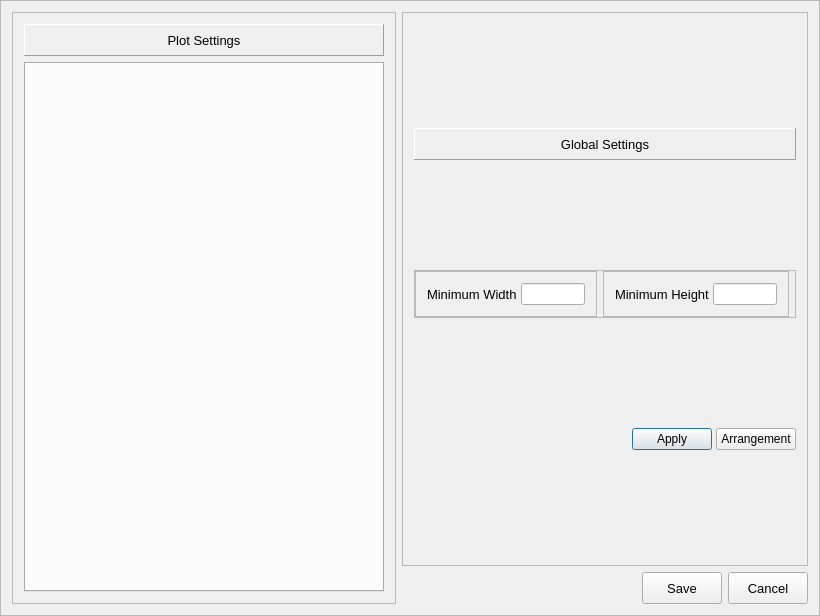
<?xml version="1.0" encoding="UTF-8"?>
<ui version="4.0">
 <class>PlotEditorDialog</class>
 <widget class="QDialog" name="PlotEditorDialog">
  <property name="geometry">
   <rect>
    <x>0</x>
    <y>0</y>
    <width>820</width>
    <height>616</height>
   </rect>
  </property>
  <property name="windowTitle">
   <string>Plot Editor</string>
  </property>
  <layout class="QVBoxLayout" name="verticalLayout">
   <property name="leftMargin">
    <number>0</number>
   </property>
   <property name="topMargin">
    <number>0</number>
   </property>
   <property name="rightMargin">
    <number>0</number>
   </property>
   <property name="bottomMargin">
    <number>0</number>
   </property>
   <item>
    <widget class="QScrollArea" name="scrollArea">
     <property name="widgetResizable">
      <bool>true</bool>
     </property>
     <widget class="QWidget" name="scrollAreaWidgetContents">
      <property name="geometry">
       <rect>
        <x>0</x>
        <y>0</y>
        <width>818</width>
        <height>614</height>
       </rect>
      </property>
      <layout class="QGridLayout" name="gridLayout">
       <item row="0" column="1">
        <widget class="QFrame" name="frame_globalSettings">
         <property name="sizePolicy">
          <sizepolicy hsizetype="MinimumExpanding" vsizetype="MinimumExpanding">
           <horstretch>0</horstretch>
           <verstretch>0</verstretch>
          </sizepolicy>
         </property>
         <property name="autoFillBackground">
          <bool>true</bool>
         </property>
         <property name="frameShape">
          <enum>QFrame::StyledPanel</enum>
         </property>
         <property name="frameShadow">
          <enum>QFrame::Plain</enum>
         </property>
         <layout class="QVBoxLayout" name="verticalLayout_globalSettings">
          <item>
           <widget class="QLabel" name="label_globalSettings">
            <property name="sizePolicy">
             <sizepolicy hsizetype="Preferred" vsizetype="Fixed">
              <horstretch>0</horstretch>
              <verstretch>0</verstretch>
             </sizepolicy>
            </property>
            <property name="minimumSize">
             <size>
              <width>0</width>
              <height>32</height>
             </size>
            </property>
            <property name="maximumSize">
             <size>
              <width>16777215</width>
              <height>32</height>
             </size>
            </property>
            <property name="font">
             <font>
              <pointsize>10</pointsize>
             </font>
            </property>
            <property name="frameShape">
             <enum>QFrame::Panel</enum>
            </property>
            <property name="frameShadow">
             <enum>QFrame::Raised</enum>
            </property>
            <property name="text">
             <string>Global Settings</string>
            </property>
            <property name="alignment">
             <set>Qt::AlignCenter</set>
            </property>
           </widget>
          </item>
          <item>
           <widget class="QFrame" name="frame_globalSettings_minSize">
            <property name="sizePolicy">
             <sizepolicy hsizetype="Preferred" vsizetype="Fixed">
              <horstretch>0</horstretch>
              <verstretch>0</verstretch>
             </sizepolicy>
            </property>
            <property name="frameShape">
             <enum>QFrame::StyledPanel</enum>
            </property>
            <property name="frameShadow">
             <enum>QFrame::Plain</enum>
            </property>
            <layout class="QHBoxLayout" name="horizontalLayout_globalSettings_minSize">
             <property name="leftMargin">
              <number>0</number>
             </property>
             <property name="topMargin">
              <number>0</number>
             </property>
             <property name="rightMargin">
              <number>0</number>
             </property>
             <property name="bottomMargin">
              <number>0</number>
             </property>
             <item>
              <widget class="QFrame" name="frame_plotMinWidth">
               <property name="sizePolicy">
                <sizepolicy hsizetype="Fixed" vsizetype="Preferred">
                 <horstretch>0</horstretch>
                 <verstretch>0</verstretch>
                </sizepolicy>
               </property>
               <property name="frameShape">
                <enum>QFrame::StyledPanel</enum>
               </property>
               <property name="frameShadow">
                <enum>QFrame::Raised</enum>
               </property>
               <layout class="QHBoxLayout" name="horizontalLayout_plotMinWidth">
                <property name="spacing">
                 <number>4</number>
                </property>
                <item>
                 <widget class="QLabel" name="label_plotMinWidth">
                  <property name="sizePolicy">
                   <sizepolicy hsizetype="Fixed" vsizetype="Preferred">
                    <horstretch>0</horstretch>
                    <verstretch>0</verstretch>
                   </sizepolicy>
                  </property>
                  <property name="minimumSize">
                   <size>
                    <width>89</width>
                    <height>0</height>
                   </size>
                  </property>
                  <property name="font">
                   <font>
                    <pointsize>10</pointsize>
                   </font>
                  </property>
                  <property name="text">
                   <string>Minimum Width</string>
                  </property>
                 </widget>
                </item>
                <item>
                 <widget class="QLineEdit" name="lineEdit_plotMinWidth">
                  <property name="sizePolicy">
                   <sizepolicy hsizetype="Fixed" vsizetype="Fixed">
                    <horstretch>0</horstretch>
                    <verstretch>0</verstretch>
                   </sizepolicy>
                  </property>
                  <property name="minimumSize">
                   <size>
                    <width>64</width>
                    <height>0</height>
                   </size>
                  </property>
                  <property name="maximumSize">
                   <size>
                    <width>64</width>
                    <height>16777215</height>
                   </size>
                  </property>
                  <property name="text">
                   <string/>
                  </property>
                 </widget>
                </item>
               </layout>
              </widget>
             </item>
             <item>
              <widget class="QFrame" name="frame_plotMinHeight">
               <property name="sizePolicy">
                <sizepolicy hsizetype="Fixed" vsizetype="Preferred">
                 <horstretch>0</horstretch>
                 <verstretch>0</verstretch>
                </sizepolicy>
               </property>
               <property name="frameShape">
                <enum>QFrame::StyledPanel</enum>
               </property>
               <property name="frameShadow">
                <enum>QFrame::Raised</enum>
               </property>
               <layout class="QHBoxLayout" name="horizontalLayout_plotMinHeight">
                <property name="spacing">
                 <number>4</number>
                </property>
                <item>
                 <widget class="QLabel" name="label_plotMinHeight">
                  <property name="sizePolicy">
                   <sizepolicy hsizetype="Fixed" vsizetype="Preferred">
                    <horstretch>0</horstretch>
                    <verstretch>0</verstretch>
                   </sizepolicy>
                  </property>
                  <property name="minimumSize">
                   <size>
                    <width>91</width>
                    <height>0</height>
                   </size>
                  </property>
                  <property name="font">
                   <font>
                    <pointsize>10</pointsize>
                   </font>
                  </property>
                  <property name="text">
                   <string>Minimum Height</string>
                  </property>
                 </widget>
                </item>
                <item>
                 <widget class="QLineEdit" name="lineEdit_plotMinHeight">
                  <property name="sizePolicy">
                   <sizepolicy hsizetype="Fixed" vsizetype="Fixed">
                    <horstretch>0</horstretch>
                    <verstretch>0</verstretch>
                   </sizepolicy>
                  </property>
                  <property name="minimumSize">
                   <size>
                    <width>64</width>
                    <height>0</height>
                   </size>
                  </property>
                  <property name="maximumSize">
                   <size>
                    <width>64</width>
                    <height>16777215</height>
                   </size>
                  </property>
                  <property name="text">
                   <string/>
                  </property>
                 </widget>
                </item>
               </layout>
              </widget>
             </item>
             <item>
              <spacer name="horizontalSpacer">
               <property name="orientation">
                <enum>Qt::Horizontal</enum>
               </property>
               <property name="sizeHint" stdset="0">
                <size>
                 <width>0</width>
                 <height>0</height>
                </size>
               </property>
              </spacer>
             </item>
            </layout>
           </widget>
          </item>
          <item>
           <widget class="QFrame" name="frame_gridControls">
            <property name="sizePolicy">
             <sizepolicy hsizetype="Preferred" vsizetype="Fixed">
              <horstretch>0</horstretch>
              <verstretch>0</verstretch>
             </sizepolicy>
            </property>
            <property name="frameShape">
             <enum>QFrame::NoFrame</enum>
            </property>
            <property name="frameShadow">
             <enum>QFrame::Raised</enum>
            </property>
            <layout class="QHBoxLayout" name="horizontalLayout_gridControls">
             <property name="spacing">
              <number>4</number>
             </property>
             <property name="topMargin">
              <number>0</number>
             </property>
             <property name="rightMargin">
              <number>0</number>
             </property>
             <property name="bottomMargin">
              <number>0</number>
             </property>
             <item>
              <spacer name="horizontalSpacer_gridControls">
               <property name="orientation">
                <enum>Qt::Horizontal</enum>
               </property>
               <property name="sizeHint" stdset="0">
                <size>
                 <width>40</width>
                 <height>20</height>
                </size>
               </property>
              </spacer>
             </item>
             <item>
              <widget class="QLabel" name="label_arrangementSet">
               <property name="maximumSize">
                <size>
                 <width>24</width>
                 <height>24</height>
                </size>
               </property>
               <property name="scaledContents">
                <bool>true</bool>
               </property>
              </widget>
             </item>
             <item>
              <widget class="QPushButton" name="pushButton_apply">
               <property name="text">
                <string>Apply</string>
               </property>
              </widget>
             </item>
             <item>
              <widget class="QPushButton" name="pushButton_gridArrangement">
               <property name="text">
                <string>Arrangement</string>
               </property>
              </widget>
             </item>
            </layout>
           </widget>
          </item>
         </layout>
        </widget>
       </item>
       <item row="1" column="1">
        <widget class="QFrame" name="frame_controls">
         <property name="sizePolicy">
          <sizepolicy hsizetype="Preferred" vsizetype="Fixed">
           <horstretch>0</horstretch>
           <verstretch>0</verstretch>
          </sizepolicy>
         </property>
         <property name="minimumSize">
          <size>
           <width>0</width>
           <height>32</height>
          </size>
         </property>
         <property name="autoFillBackground">
          <bool>true</bool>
         </property>
         <property name="frameShape">
          <enum>QFrame::NoFrame</enum>
         </property>
         <property name="frameShadow">
          <enum>QFrame::Raised</enum>
         </property>
         <layout class="QHBoxLayout" name="horizontalLayout_controls">
          <property name="leftMargin">
           <number>0</number>
          </property>
          <property name="topMargin">
           <number>0</number>
          </property>
          <property name="rightMargin">
           <number>0</number>
          </property>
          <property name="bottomMargin">
           <number>0</number>
          </property>
          <item>
           <spacer name="horizontalSpacer_controls">
            <property name="orientation">
             <enum>Qt::Horizontal</enum>
            </property>
            <property name="sizeHint" stdset="0">
             <size>
              <width>40</width>
              <height>20</height>
             </size>
            </property>
           </spacer>
          </item>
          <item>
           <widget class="QPushButton" name="pushButton_save">
            <property name="sizePolicy">
             <sizepolicy hsizetype="Preferred" vsizetype="Preferred">
              <horstretch>0</horstretch>
              <verstretch>0</verstretch>
             </sizepolicy>
            </property>
            <property name="font">
             <font>
              <pointsize>10</pointsize>
             </font>
            </property>
            <property name="text">
             <string>Save</string>
            </property>
           </widget>
          </item>
          <item>
           <widget class="QPushButton" name="pushButton_cancel">
            <property name="sizePolicy">
             <sizepolicy hsizetype="Preferred" vsizetype="Preferred">
              <horstretch>0</horstretch>
              <verstretch>0</verstretch>
             </sizepolicy>
            </property>
            <property name="font">
             <font>
              <pointsize>10</pointsize>
             </font>
            </property>
            <property name="text">
             <string>Cancel</string>
            </property>
           </widget>
          </item>
         </layout>
        </widget>
       </item>
       <item row="0" column="0" rowspan="2">
        <widget class="QFrame" name="frame_plotSettings">
         <property name="sizePolicy">
          <sizepolicy hsizetype="Fixed" vsizetype="MinimumExpanding">
           <horstretch>0</horstretch>
           <verstretch>0</verstretch>
          </sizepolicy>
         </property>
         <property name="minimumSize">
          <size>
           <width>384</width>
           <height>128</height>
          </size>
         </property>
         <property name="maximumSize">
          <size>
           <width>384</width>
           <height>16777215</height>
          </size>
         </property>
         <property name="autoFillBackground">
          <bool>true</bool>
         </property>
         <property name="frameShape">
          <enum>QFrame::StyledPanel</enum>
         </property>
         <property name="frameShadow">
          <enum>QFrame::Plain</enum>
         </property>
         <layout class="QVBoxLayout" name="verticalLayout_plotSettings">
          <item>
           <widget class="QLabel" name="label_plotSettings">
            <property name="sizePolicy">
             <sizepolicy hsizetype="Preferred" vsizetype="Fixed">
              <horstretch>0</horstretch>
              <verstretch>0</verstretch>
             </sizepolicy>
            </property>
            <property name="minimumSize">
             <size>
              <width>0</width>
              <height>32</height>
             </size>
            </property>
            <property name="maximumSize">
             <size>
              <width>16777215</width>
              <height>32</height>
             </size>
            </property>
            <property name="font">
             <font>
              <pointsize>10</pointsize>
             </font>
            </property>
            <property name="frameShape">
             <enum>QFrame::Panel</enum>
            </property>
            <property name="frameShadow">
             <enum>QFrame::Raised</enum>
            </property>
            <property name="text">
             <string>Plot Settings</string>
            </property>
            <property name="alignment">
             <set>Qt::AlignCenter</set>
            </property>
           </widget>
          </item>
          <item>
           <widget class="QTabWidget" name="tabWidget_plotSettings">
            <property name="currentIndex">
             <number>-1</number>
            </property>
           </widget>
          </item>
         </layout>
        </widget>
       </item>
      </layout>
     </widget>
    </widget>
   </item>
  </layout>
 </widget>
 <layoutdefault spacing="6" margin="11"/>
 <resources>
  <include location="../AppMainWindow.qrc"/>
 </resources>
 <connections/>
</ui>
